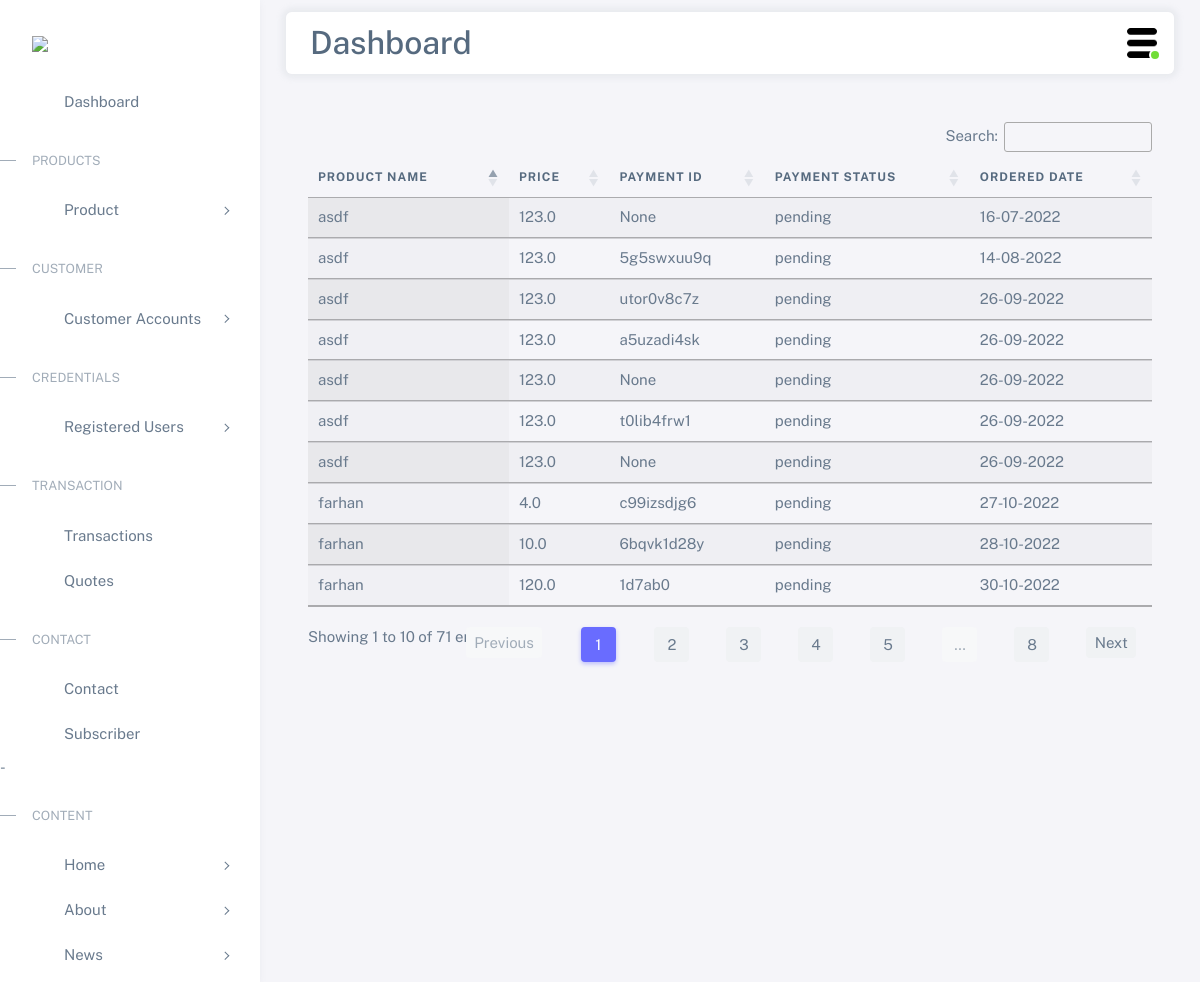
/devadmin/monthlyfilter/ (signed in), run on the app's committed database.
### accounts/models.py (models this page shows, shortened)
class OrderPlaced(models.Model):
    user = models.ForeignKey(User, on_delete=models.CASCADE)
    product = models.ForeignKey(SubProduct, on_delete=models.SET_NULL, default= None, null=True)
    product_title = models.CharField(max_length=100,default=None,null=True)
    price = models.FloatField()
    modeofpayment = models.CharField(max_length=100)
    payment_id = models.CharField(max_length=100)
    ordered_date_time = models.DateTimeField(auto_now_add =True)
    ordered_date = models.DateField(auto_now_add =True)
    due_date = models.DateField(default='1970-01-01')
    updated = models.DateTimeField(auto_now=True)
    payment_status = models.CharField(max_length=50)
    quantity = models.FloatField()
    frequency = models.CharField(max_length=200, default='Null')

### accounts/views.py (the view)
# urls.py: path('devadmin/monthlyfilter/', views.monthlyfilter, name='monthlyfilter'),
def monthlyfilter(request):
    order = OrderPlaced.objects.all()
    return render(request, 'devadmin/monthlyfilter.html',{'orders':order})

### accounts/templates/devadmin/monthlyfilter.html (shortened to what this page needs)
{% extends 'devadmin/base.html' %}
{% load static %}
{% block main-content %}
<link rel="stylesheet" href="https://cdn.datatables.net/1.12.1/css/jquery.dataTables.min.css">
<link rel="stylesheet" href="https://cdn.datatables.net/datetime/1.1.2/css/dataTables.dateTime.min.css">
<link rel="stylesheet" href="https://cdn.datatables.net/1.12.1/css/dataTables.bootstrap4.min.css">
<link rel="stylesheet" href="https://cdn.datatables.net/buttons/2.2.3/css/buttons.bootstrap4.min.css">
<div class="m-5">
<table id="example" class="table display nowrap mt-3" style="width:100%">
  <thead>
      <tr>
          <th>Product Name</th>
          <th>Price</th>
          <th>Payment ID</th>
          <th>Payment Status</th>
          <th>Ordered Date</th>
        </tr>
  </thead>
  <tbody>
    {% for i in orders %}
    <tr>
        <td>{{i.product_title}}</td>
        <td>{{i.price}}</td>
        <td>{{i.payment_id}}</td>
        <td>{{i.payment_status}}</td>
        <td>{{i.ordered_date|date:"d-m-Y"}}</td>
      </tr>
    {% endfor %}
    </tbody>
</table>
</div>
{% endblock main-content %}

### accounts/static/accounts/css/style.css (style rules this page uses)
body, html { margin: 0; padding: 0; overflow-x: hidden; }

### data on the page
OrderPlaced: product_title "asdf", price "123.0", payment_id "None", payment_status "pending", ordered_date "16-07-2022"
OrderPlaced: product_title "asdf", price "123.0", payment_id "5g5swxuu9q", payment_status "pending", ordered_date "14-08-2022"
OrderPlaced: product_title "asdf", price "123.0", payment_id "utor0v8c7z", payment_status "pending", ordered_date "26-09-2022"
OrderPlaced: product_title "asdf", price "123.0", payment_id "a5uzadi4sk", payment_status "pending", ordered_date "26-09-2022"
OrderPlaced: product_title "asdf", price "123.0", payment_id "None", payment_status "pending", ordered_date "26-09-2022"
OrderPlaced: product_title "asdf", price "123.0", payment_id "t0lib4frw1", payment_status "pending", ordered_date "26-09-2022"
OrderPlaced: product_title "asdf", price "123.0", payment_id "None", payment_status "pending", ordered_date "26-09-2022"
OrderPlaced: product_title "farhan", price "4.0", payment_id "c99izsdjg6", payment_status "pending", ordered_date "27-10-2022"
OrderPlaced: product_title "farhan", price "10.0", payment_id "6bqvk1d28y", payment_status "pending", ordered_date "28-10-2022"
OrderPlaced: product_title "farhan", price "120.0", payment_id "1d7ab0", payment_status "pending", ordered_date "30-10-2022"
